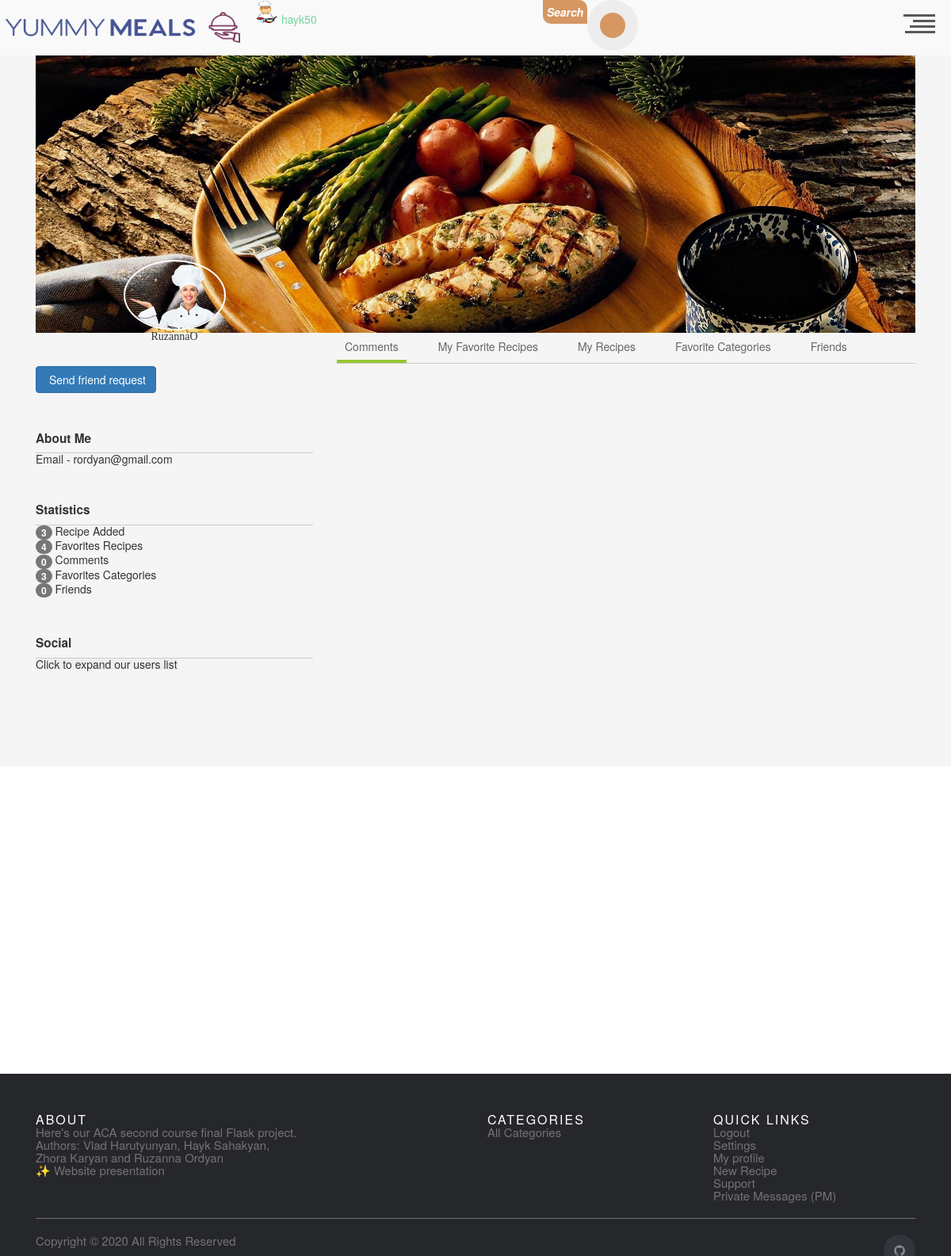
The app's page /user/user_profile/2 (signed in) with its own data.
### app/users/models.py (models this page shows, shortened)
class User(db.Model, UserMixin):
    __tablename__ = 'user'
    id = db.Column(db.Integer, primary_key=True)
    username = db.Column(db.String(20), unique=True, nullable=False)
    email = db.Column(db.String(120), unique=True, nullable=False)
    image_file = db.Column(
        db.String(20), nullable=False, default='default.png')
    password = db.Column(db.String(60), nullable=False)
    comment = db.relationship('UserComments', backref='author', lazy=True)
    is_admin = db.Column(db.Boolean, default=False)

### app/users/routes.py (the view)
@users_bp.route('/user_profile/<int:u_id>', methods=['GET'])
@login_required
def users_profiles(u_id: int):
    user_extra = db.session.query(User).all()
    user = db.session.query(User). \
        filter(User.id.like(u_id)).first()
    user_favorite_meals = db.session.query(UserFavorite). \
        filter(UserFavorite.user_id.like(u_id)).all()
    user_meals = db.session.query(Meal). \
        filter(Meal.author_id.like(u_id)).all()
    comments = db.session.query(UserComments). \
        filter(UserComments.user_id.like(u_id)).all()
    favorite_categories = db.session.query(UserFavoriteCategory). \
        filter(UserFavoriteCategory.user_id.like(u_id)).all()
    friends = db.session.query(User). \
        join(Friendship, User.id == Friendship.requesting_user_id). \
        add_columns(Friendship.receiving_user_id,
                    Friendship.requesting_user_id).filter(
        or_(Friendship.requesting_user_id == u_id,
            Friendship.receiving_user_id == u_id),
        Friendship.status == 1).all()
    f_ship_requests = db.session.query(Friendship). \
        filter(
        Friendship.receiving_user_id.like(current_user.id),
        Friendship.status.is_(False)).all()
    check_fship = None
    if current_user.id != u_id:
        check_fship = db.session.query(Friendship). \
                          filter(
            Friendship.requesting_user_id.like(current_user.id),
            Friendship.receiving_user_id.like(
                u_id)).first() or db.session.query(Friendship). \
                          filter(
            Friendship.requesting_user_id.like(u_id),
            Friendship.receiving_user_id.like(current_user.id)).first()
    return render_template(
        'user_profile.html',
        user=user,
        ufm=user_favorite_meals,
        ufc=favorite_categories,
        user_meals=user_meals,
        friends=friends,
        user_extra=user_extra,
        comments=comments,
        u_id=u_id,
        check_fship=check_fship,
        f_ship_requests=f_ship_requests
    )

### app/users/models.py (called while the page is built)
@login_manager.user_loader
def load_user(user_id):
    return User.query.get(int(user_id))

### app/users/templates/user_profile.html (shortened to what this page needs)
{% extends 'base.html' %}
{% block content %}
<link rel="stylesheet" href= {{url_for('users.static' , filename = "user_profile.css" ) }} > </link>
<div class="container">
    <div class="user-profile">
        <div class="profile-header-background" style="background:url({{url_for('meals.static' , filename = "default.jpg")}}); width:100%; height:350px;background-size:cover;margin:0px auto;"></div>
        <div class="row">
            <div class="col-md-4">
                <div class="profile-info-left">
                    <div class="text-center">
                        <img src="{{url_for('users.static' ,filename='profile_pics/'+user.image_file) }}" alt="Avatar" class="avatar img-circle">
                        <h2>{{user.username}}</h2>
                    </div>
                     <div class="action-buttons">
                        <div class="row">
                        {% if  user.id != current_user.id and not check_fship %}
                            <div class="col-xs-6">
                                <a href="{{url_for('users.add_to_friends' , f_id = user.id)}}" class="btn btn-primary"> Send friend request</a>
                            </div>
                        {% elif user.id != current_user.id and  not check_fship.status %}
                             <div class="col-xs-6">
                                <a href="{{url_for('users.add_to_friends' , f_id = user.id)}}" class="btn btn-danger"><i class="fa fa-plus-round"></i> Remove friend request </a>
                            </div>
                        {% elif user.id != current_user.id and  check_fship.status %}
                            <div class="col-xs-6">
                                <a href="{{url_for('users.add_to_friends' , f_id = user.id)}}" class="btn btn-danger"><i class="fa fa-plus-round"></i> Remove from friends </a>
                            </div>
                        {% endif %}
                        </div>
                    </div>
                    <div class="section">
                        <h3>About Me</h3>
                        <p>Email - {{user.email}} </p>
                    </div>
                    <div class="section">
                        <h3>Statistics</h3>
                        <p><span class="badge">{{user_meals|length}}</span> Recipe Added</p>
                        <p><span class="badge">{{ufm|length}}</span> Favorites Recipes</p>
                        <p><span class="badge">{{comments|length}}</span> Comments</p>
                        <p><span class="badge">{{ufc|length}}</span> Favorites Categories</p>
			<p><span class="badge">{{friends|length}}</span> Friends</p>
                    </div>
                    <div class="section">
                        <h3>Social</h3>
                          <button onclick="myFunction()" id="myBtn">Click to expand our users list</button>
                    </div>
                </div>
            </div>
            <div class="col-md-8">
                <div class="profile-info-right">
                    <ul class="nav nav-pills nav-pills-custom-minimal custom-minimal-bottom">
                        <li class="active"><a href="#activities" data-toggle="tab">Comments</a></li>
                        <li><a href="#followers" data-toggle="tab">My Favorite Recipes</a></li>
                        <li><a href="#following" data-toggle="tab">My Recipes</a></li>
                        <li><a href="#followed" data-toggle="tab">Favorite Categories</a></li>
			<li><a href="#friendy" data-toggle="tab">Friends</a></li>
                    </ul>
                    <div class="tab-content">
                        <div class="tab-pane fade" id="followed">
                        {% for favorite in ufc %}
                            <div class="media user-follower">
								<div class="media-body">
								<a href="{{url_for('meals.meals_by_category', c_id = favorite.category_id)}}">@{{favorite.category.name}}<br><span class="text-muted username"</a>
								</div>
                            </div>
                        {% endfor %}
                        </div>
                        </div>
                    </div>
                </div>
            </div>
        </div>
    </div>
{% endblock content %}

### app/index/templates/header.html (shortened to what this page needs)
<link rel="stylesheet" href="{{url_for('index.static',filename='css/header.css') }}">
<header style="display:flex">
  <h1><a style="display:flex;" href="/"><img width="321" height="70", src="{{url_for('index.static' ,  filename='media/Logo2-1.png') }}" ></a></h1>
  <h1>
  {%if current_user.is_authenticated%}
  <img width="30" height="30", src="{{url_for('users.static' ,  filename='profile_pics/'+current_user.image_file) }}" alt="Avatar" class="avatar img-circle">
  	<a href="/user/user_profile/{{current_user.id}}">{{current_user.username}}  </a>
	{%endif%}
  </h1>
<div class="search-form">
<p class="head_search_txt">Search</p>
 <form  method = 'GET' action="{{url_for('meals.meal_search')}}">
    <button style = "outline:none;" class="head_search_btn" type = 'submit'></button>
  </form>
</div>
  <div id="nav-trigger" role="button">
    <div class="line l-01"></div>
    <div class="line l-02"></div>
    <div class="line l-03"></div>
    <div class="line l-04"></div>
  </div>
</header>

### app/index/static/css/base.css (style rules this page uses)
* { margin: 0; padding: 0; outline: none; box-sizing: border-box; }
body { background-color: #ededed; }
.site-footer a { color:#737373; }

### app/index/static/css/header.css (style rules this page uses)
html, div, span, applet, object, iframe, h1, h2, h3, h4, h5, h6, p, blockquote, pre, a, abbr, acronym, address, big, cite, code, del, dfn, em, img, ins, kbd, q, s, samp, small, strike, strong, sub, sup, tt, var, b, u, i, center, dl, dt, dd, ol, ul, li, fieldset, form, label, legend, table, caption, tbody, tfoot, thead, tr, th, td, article, aside, canvas, details, embed, figure, figcaption, footer, header, hgroup, menu, nav, output, ruby, section, summary, time, mark, audio, video { margin: 0; padding: 0; border: 0; font-size: 100%; font: inherit; vertical-align: baseline; }
article, aside, details, figcaption, figure, footer, header, hgroup, menu, nav, section, main { display: block; }
body { line-height: 1; }
ol, ul { list-style: none; }
html * { -webkit-font-smoothing: antialiased; -moz-osx-font-smoothing: grayscale; }
*, *:after, *:before { -webkit-box-sizing: border-box; -moz-box-sizing: border-box; box-sizing: border-box; }
html, body { height: 100%; }
a { color: #72d69a; text-decoration: none; transition: color .2s ease-out; }
header { position: fixed; top: 0; left: 0; height: 50px; width: 100%; background: #f9f9f9; z-index: 3; -webkit-transform: translateZ(0); -webkit-backface-visibility: hidden; -webkit-transition-property: -webkit-transform; -moz-transition-property: -moz-transform; transition-property: transform; -webkit-transition-duration: 0.4s; -moz-transition-duration: 0.4s; transition-duration: 0.4s; }
@media only screen and (min-width: 768px) { header { height: 70px; } }
#nav-trigger { position: absolute; margin: 10px 10px 0 0; top: auto; right: auto; width: 40px; height: 40px; cursor: pointer; text-align: right; float: right; -moz-transform: rotate(180deg); -webkit-transform: rotate(180deg); -o-transform: rotate(180deg); transform: rotate(180deg); -moz-transition: all 0.4s cubic-bezier(0.19, 1, 0.22, 1); -webkit-transition: all 0.4s cubic-bezier(0.19, 1, 0.22, 1); -o-transition: all 0.4s cubic-bezier(0.19, 1, 0.22, 1); transition: all 0.4s cubic-bezier(0.19, 1, 0.22, 1); right: 10px; top: -8px; }
#nav-trigger .line { height: 3px; width: 100%; margin-bottom: 4px; background: #585858; -moz-transition: all 0.4s cubic-bezier(0.19, 1, 0.22, 1); -webkit-transition: all 0.4s cubic-bezier(0.19, 1, 0.22, 1); -o-transition: all 0.4s cubic-bezier(0.19, 1, 0.22, 1); transition: all 0.4s cubic-bezier(0.19, 1, 0.22, 1); }
#nav-trigger .line.l-01 { width: 95%; }
#nav-trigger .line.l-02 { width: 80%; }
#nav-trigger .line.l-03 { width: 70%; }
#nav-trigger .line.l-04 { width: 100%; }
* { outline: none; border: none; padding: 0; }
.search-form { position: relative; margin: 0 auto 0; width: 300px; display: flex; }
.head_search_txt { background: #d69762; color: #fff; width: 56px; display: flex; text-align: center; font-weight: 600; justify-content: center; align-items: center; height: 30px; border-radius: 0px 10px 0px 10px; font-style: italic; }
.search-form:before { content: ' '; position: absolute; left: 70px; top: 14px; width: 2px; height: 36px; transform: scale(0); z-index: 1; background: #d69762; transition: all 0.5s cubic-bezier(.87, -.41, .19, 1.44); }
.active:before { transform: scale(1); transition-delay: 0.3s; animation: 0.6s cubic-bezier(.87, -.41, .19, 1.44) 0.5s infinite forwards focus; }
.head_search_btn { background: #ededed; position: absolute; height: 100%; border-radius: 50%; width: 64px; height: 64px; transition: all 0.5s cubic-bezier(.87, -.41, .19, 1.44); }
.head_search_btn:after { content: ' '; position: absolute; width: 32px; height: 32px; left: 0; right: 0; transform: translateY(-50%); margin: 0 auto; background: #d69762; border-radius: 50%; }
.head_search_btn:before { content: ' '; position: absolute; width: 24px; height: 24px; left: 0; right: 0; top: 20px; transform: scale(0); transform-origin: left top; margin: 0 auto; background: #ededed; border-radius: 50%; z-index: 1; transition: all 0.8s ease; }

### records on screen
User: image_file (placeholder picture), username "hayk50"
User: image_file (picture), username "RuzannaO", email "rordyan@gmail.com"

### other values on screen
{{ user_meals|length }} "3"
{{ ufm|length }} "4"
{{ comments|length }} "0"
{{ ufc|length }} "3"
{{ friends|length }} "0"
